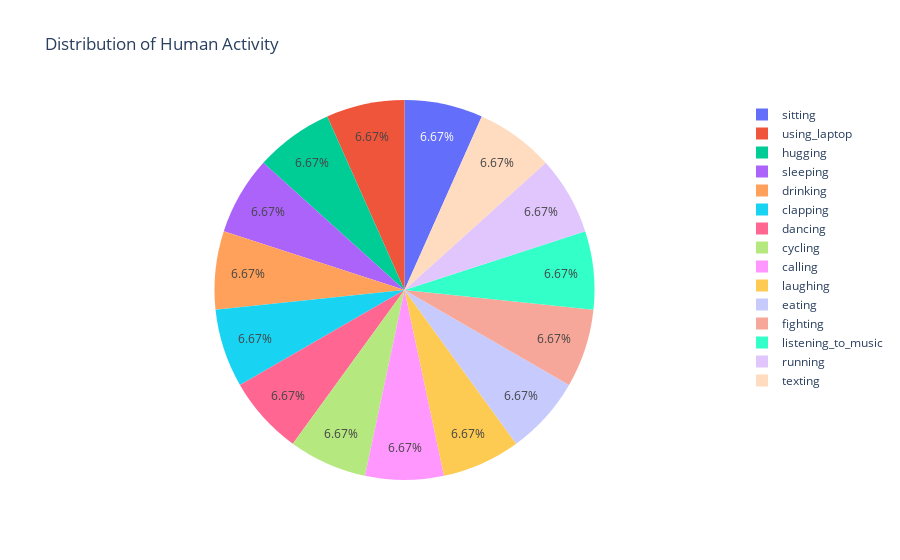

The notebook cell this image was saved under:
### Code cell
import plotly.express as px
l = train_csv.label.value_counts()
fig = px.pie(train_csv, values=l.values, names=l.index, title='Distribution of Human Activity')
fig.show()

### Figure 1 — Plotly figure (JSON) as saved in the notebook; plotly's stock layout.template omitted (floating-point values rounded to 4 significant figures)
{"data": [{"domain": {"x": [0, 1], "y": [0, 1]}, "hovertemplate": "label=%{label}<br>value=%{value}<extra></extra>", "labels": ["sitting", "using_laptop", "hugging", "sleeping", "drinking", "clapping", "dancing", "cycling", "calling", "laughing", "eating", "fighting", "listening_to_music", "running", "texting"], "legendgroup": "", "name": "", "showlegend": true, "type": "pie", "values": [840, 840, 840, 840, 840, 840, 840, 840, 840, 840, 840, 840, 840, 840, 840]}], "layout": {"legend": {"tracegroupgap": 0}, "title": {"text": "Distribution of Human Activity"}}}
